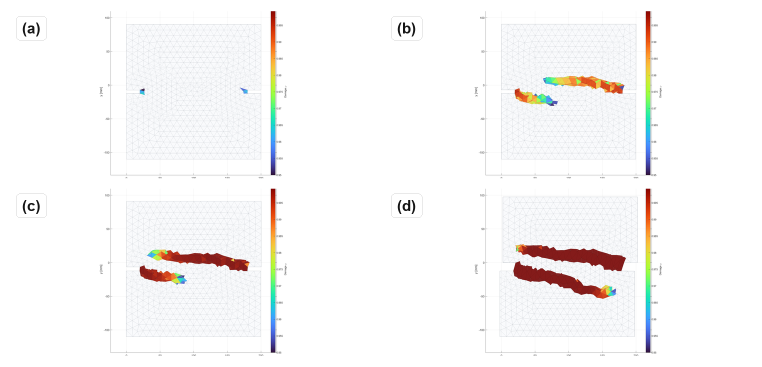
#> input picture paper/images/nooru_damage_evolution_selected.png, 1524 x 734 px, given in place of fig_mesh.png, which was not available (shown at 1/2 size)
$ python build_composite_figures.py
#> lines starting #> are read from the running program, lines starting #| are printed output that depends on the picture; after the words box and inside, x2 and y2 are one past the last pixel; in counts of white or black regions, pixels touching at a corner belong together; pictures that were not available may be replaced by others from this repository, and a replacement may not be noted

from __future__ import annotations

from pathlib import Path

from PIL import Image, ImageChops, ImageDraw, ImageFont

ROOT = Path(__file__).resolve().parent
IMG = ROOT / "images"
WHITE = (255, 255, 255)
INK = (20, 20, 20)

def _font(size: int, bold: bool = False) -> ImageFont.FreeTypeFont | ImageFont.ImageFont:
#> called with size = 30, bold = True
    names = ["arialbd.ttf" if bold else "arial.ttf", "Arial Bold.ttf" if bold else "Arial.ttf"]
    for name in names:
        for base in [Path("C:/Windows/Fonts"), Path("/usr/share/fonts/truetype/dejavu")]:
            path = base / name
            if path.exists():
                return ImageFont.truetype(str(path), size)
    return ImageFont.load_default()

LABEL_FONT = _font(30, bold=True)

def trim_white(im: Image.Image, pad: int = 18, threshold: int = 248) -> Image.Image:

#> called with pad = 18, threshold = 248
    rgb = im.convert("RGB")
#> rgb is the input picture: PIL image 1524x734 RGB; mean R, G, B 248.2, 247.1, 246.8
    mask = Image.new("RGB", rgb.size, WHITE)
#> mask: PIL image 1524x734 RGB; every value is 255
    diff = ImageChops.difference(rgb, mask).convert("L")
    diff = diff.point(lambda p: 255 if p > 255 - threshold else 0)
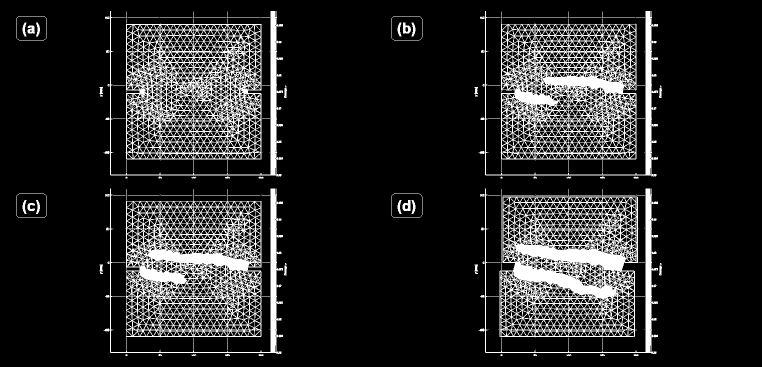
#> diff: PIL image 1524x734 L (shown at 1/2 size); 15.9% white; 217 white regions (111 under 20 px), largest, box (x1, y1, x2, y2) and area: (999, 393, 1276, 674) 40475, (251, 392, 523, 674) 36570, (1002, 37, 1273, 319) 36325
    box = diff.getbbox()
#> box = (32, 22, 1324, 712)
    if not box:
        return rgb
    left, top, right, bottom = box
#> left = 32; top = 22; right = 1324; bottom = 712
    left = max(0, left - pad)
#> left = 14
    top = max(0, top - pad)
#> top = 4
    right = min(rgb.width, right + pad)
#> right = 1342
    bottom = min(rgb.height, bottom + pad)
#> bottom = 730
    return rgb.crop((left, top, right, bottom))
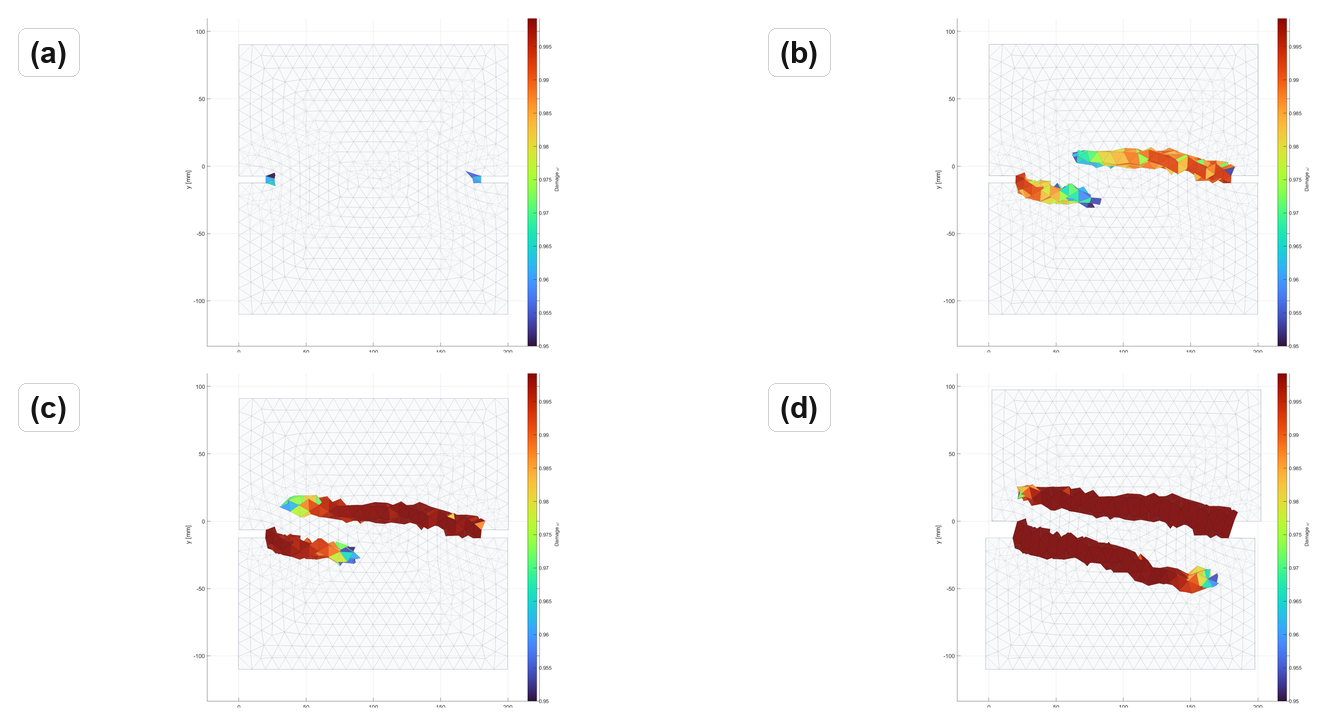
#> returned value: PIL image 1328x726 RGB; mean R, G, B 247.1, 245.9, 245.4

def load(name: str) -> Image.Image:
    return trim_white(Image.open(IMG / name))

# [10 lines left out: function crop_fraction, not called in this run]

def fit(im: Image.Image, max_w: int, max_h: int) -> Image.Image:
#> called with max_w = 1590, max_h = 520
    out = im.copy()
    out.thumbnail((max_w, max_h), Image.Resampling.LANCZOS)
    return out

def label_panel(canvas: Image.Image, xy: tuple[int, int], label: str) -> None:
    draw = ImageDraw.Draw(canvas)
    x, y = xy
    bbox = draw.textbbox((0, 0), label, font=LABEL_FONT)
    pad_x, pad_y = 12, 7
    rect = (x, y, x + bbox[2] + 2 * pad_x, y + bbox[3] + 2 * pad_y)
    draw.rounded_rectangle(rect, radius=8, fill=(255, 255, 255), outline=(210, 210, 210))
    draw.text((x + pad_x, y + pad_y), label, fill=INK, font=LABEL_FONT)

def stack_vertical(
    panels: list[tuple[str, str]],
    output: str,
    width: int = 1800,
    max_panel_h: int = 720,
    gap: int = 36,
    margin: int = 45,
) -> None:
    rendered = [(fit(load(name), width - 2 * margin, max_panel_h), label) for name, label in panels]
#> call 2 of load, with name = 'abaqus_fig_damage_last_step.png'
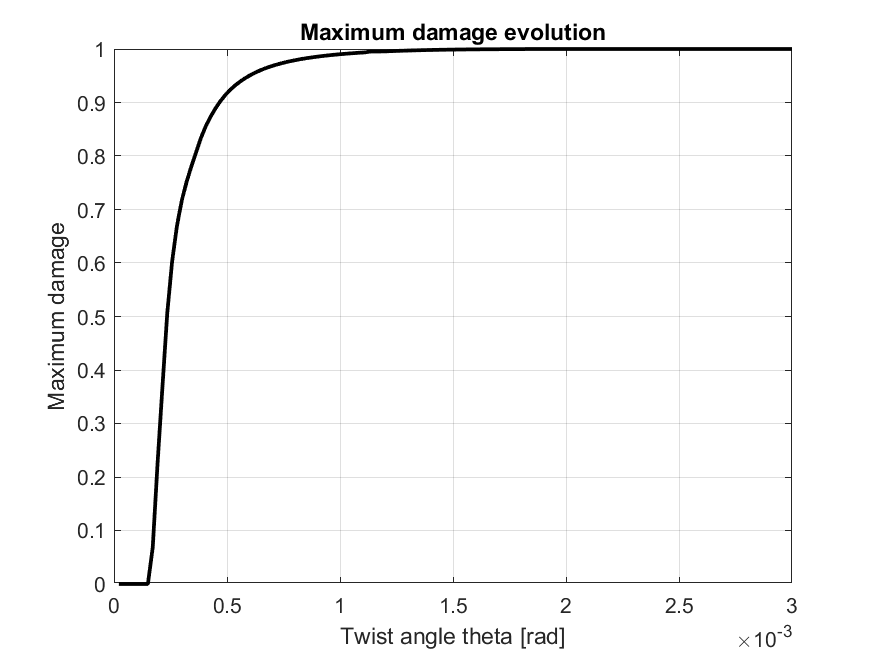
#> input picture paper/images/torsion_max_damage.png, 875 x 656 px, given in place of abaqus_fig_damage_last_step.png, which was not available
#> call 2 of trim_white, with pad = 18, threshold = 248
#> in trim_white, rgb is the input picture: PIL image 875x656 RGB; min 0, max 255, mean 249.5
#> in trim_white (call 2), `mask = Image.new("RGB", rgb.size, WHITE)`: mask: PIL image 875x656 RGB; every value is 255
#> in trim_white (call 2), `diff = diff.point(lambda p: 255 if p > 255 - threshold else 0)`:
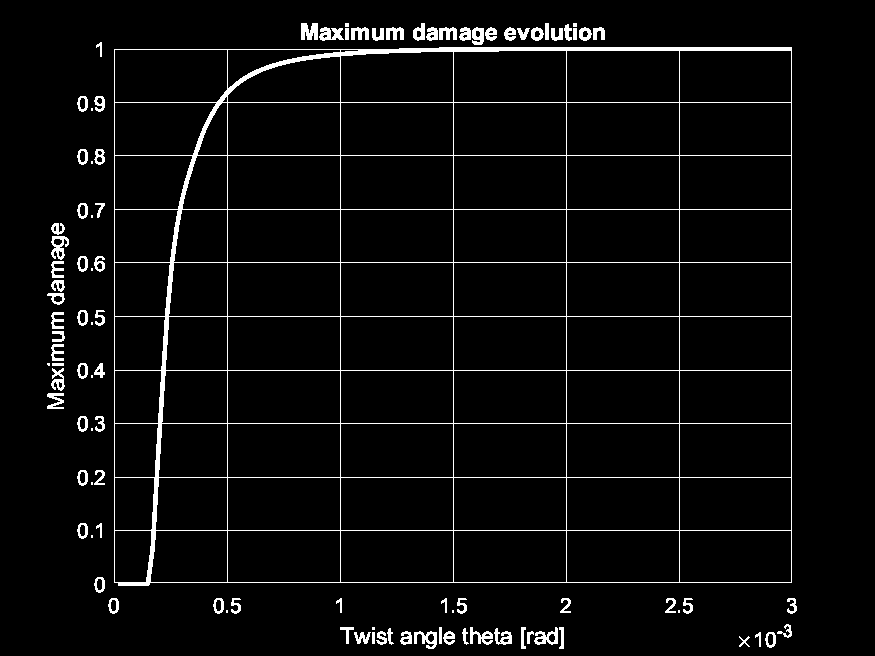
#> diff: PIL image 875x656 L; 4.2% white; 99 white regions (16 under 20 px), largest, box (x1, y1, x2, y2) and area: (114, 47, 792, 586) 15517, (301, 23, 318, 40) 238, (51, 236, 69, 260) 223
#> in trim_white (call 2), `box = diff.getbbox()`: box = (47, 23, 797, 649)
#> in trim_white (call 2), `left, top, right, bottom = box`: left = 47; top = 23; right = 797; bottom = 649
#> in trim_white (call 2), `left = max(0, left - pad)`: left = 29
#> in trim_white (call 2), `top = max(0, top - pad)`: top = 5
#> in trim_white (call 2), `right = min(rgb.width, right + pad)`: right = 815
#> in trim_white (call 2), `bottom = min(rgb.height, bottom + pad)`: bottom = 656
#> in trim_white (call 2), `return rgb.crop((left, top, right, bottom))`:
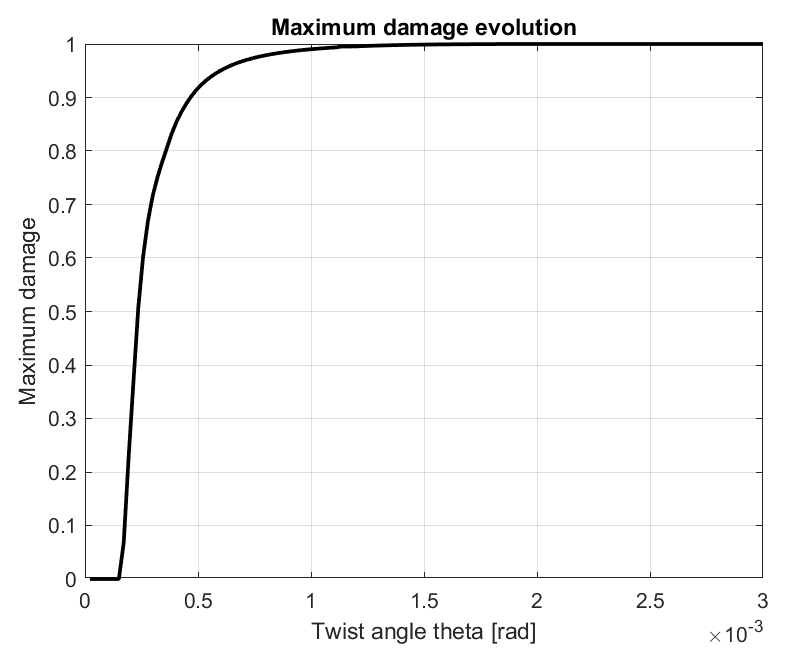
#> returned value: PIL image 786x651 RGB; min 0, max 255, mean 248.8
#> rendered = 2 items
    height = 2 * margin + sum(im.height for im, _ in rendered) + gap * (len(rendered) - 1)
#> height = 1124
    canvas = Image.new("RGB", (width, height), WHITE)
#> canvas: PIL image 1650x1124 RGB; every value is 255
    y = margin
    for im, label in rendered:
        x = (width - im.width) // 2
        canvas.paste(im, (x, y))
        label_panel(canvas, (x + 14, y + 14), label)
        y += im.height + gap
#> this loop made 2 passes
#> (label, y, bbox in label_panel, pad_x in label_panel, pad_y in label_panel, rect in label_panel) on passes 1 to 2: ('(a)', 574, (0, 1, 12, 11), 12, 7, (363, 44, 399, 69)), ('(b)', 1118, (0, 1, 13, 11), 12, 7, (525, 588, 562, 613))
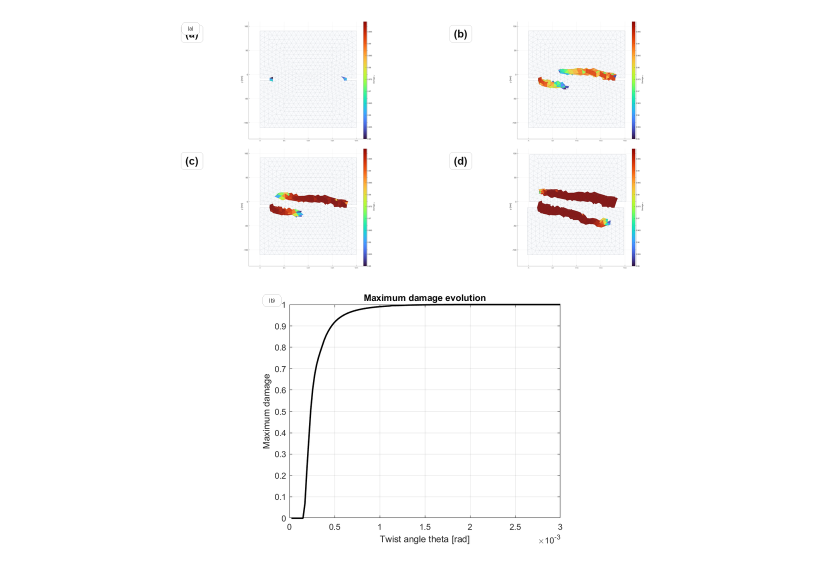
#> canvas: PIL image 1650x1124 RGB (shown at 1/2 size); mean R, G, B 251.7, 251.4, 251.3
#> after the loop, y = 1118
    canvas.save(IMG / output, optimize=True)

# [108 lines left out: functions row_equal_height, b1_results_layout, grid, nooru_mesh_layout, three_pb_layout, not called in this run]

def main() -> None:
    stack_vertical(
        [
            ("fig_mesh.png", "(a)"),
            ("abaqus_fig_damage_last_step.png", "(b)"),
        ],
        "fig_b1_mesh_abq.png",
        width=1650,
        max_panel_h=520,
        gap=24,
        margin=30,
    )
    stack_vertical(
        [
            ("fig_damage_peak.png", "(a)"),
            ("fig_damage_postpeak.png", "(b)"),
        ],
        "fig_b1_damage.png",
        width=1650,
        max_panel_h=390,
        gap=22,
        margin=28,
    )
#> call 3 of fit, with max_w = 1594, max_h = 390
#> in fit (call 3), `out.thumbnail((max_w, max_h), Image.Resampling.LANCZOS)`:
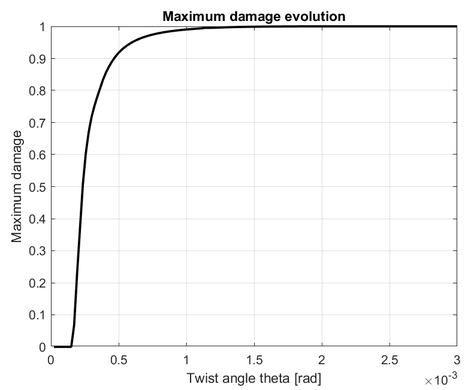
#> out: PIL image 471x390 RGB; min 0, max 255, mean 248.4
    b1_results_layout("fig_b1_results.png")
    three_pb_layout("fig_b1_compact.png")
    nooru_mesh_layout("fig_b2_mesh.png")
    grid(
        [
            ("nooru_inc_0029.png", "(a)"),
            ("nooru_inc_0037.png", "(b)"),
            ("nooru_inc_0041.png", "(c)"),
            ("nooru_inc_0053.png", "(d)"),
            ("nooru_inc_0075.png", "(e)"),
            ("nooru_inc_0127.png", "(f)"),
            ("nooru_inc_0275.png", "(g)"),
            ("nooru_inc_0407.png", "(h)"),
            ("nooru_inc_0900.png", "(i)"),
        ],
        "nooru_damage_evolution_3x3.png",
        cols=3,
        panel_w=510,
        panel_h=330,
        gap=18,
        margin=20,
    )
    row_equal_height(
        [
            ("torsion.png", "(a)"),
            ("Exp_torsion.png", "(b)"),
        ],
        "fig_b3_mesh.png",
        height=430,
        gap=32,
        margin=32,
    )
    grid(
        [
            ("Job-1_StaticFast_mod_vm_LIVE_snap_inc_0001_theta_2_143e-05.png", "(a)"),
            ("Job-1_StaticFast_mod_vm_LIVE_snap_inc_0021_theta_4_500e-04.png", "(b)"),
            ("Job-1_StaticFast_mod_vm_LIVE_snap_inc_0041_theta_8_786e-04.png", "(c)"),
            ("Job-1_StaticFast_mod_vm_LIVE_snap_inc_0061_theta_1_307e-03.png", "(d)"),
            ("Job-1_StaticFast_mod_vm_LIVE_snap_inc_0080_theta_1_714e-03.png", "(e)"),
            ("Job-1_StaticFast_mod_vm_LIVE_snap_inc_0100_theta_2_143e-03.png", "(f)"),
            ("Job-1_StaticFast_mod_vm_LIVE_snap_inc_0120_theta_2_571e-03.png", "(g)"),
            ("Job-1_StaticFast_mod_vm_LIVE_snap_inc_0140_theta_3_000e-03.png", "(h)"),
        ],
        "fig_b3_damage_evolution.png",
        cols=3,
        panel_w=520,
        panel_h=300,
        gap=18,
        margin=20,
    )

if __name__ == "__main__":
#> (the run stopped early here; a loop or call above may not have finished)
